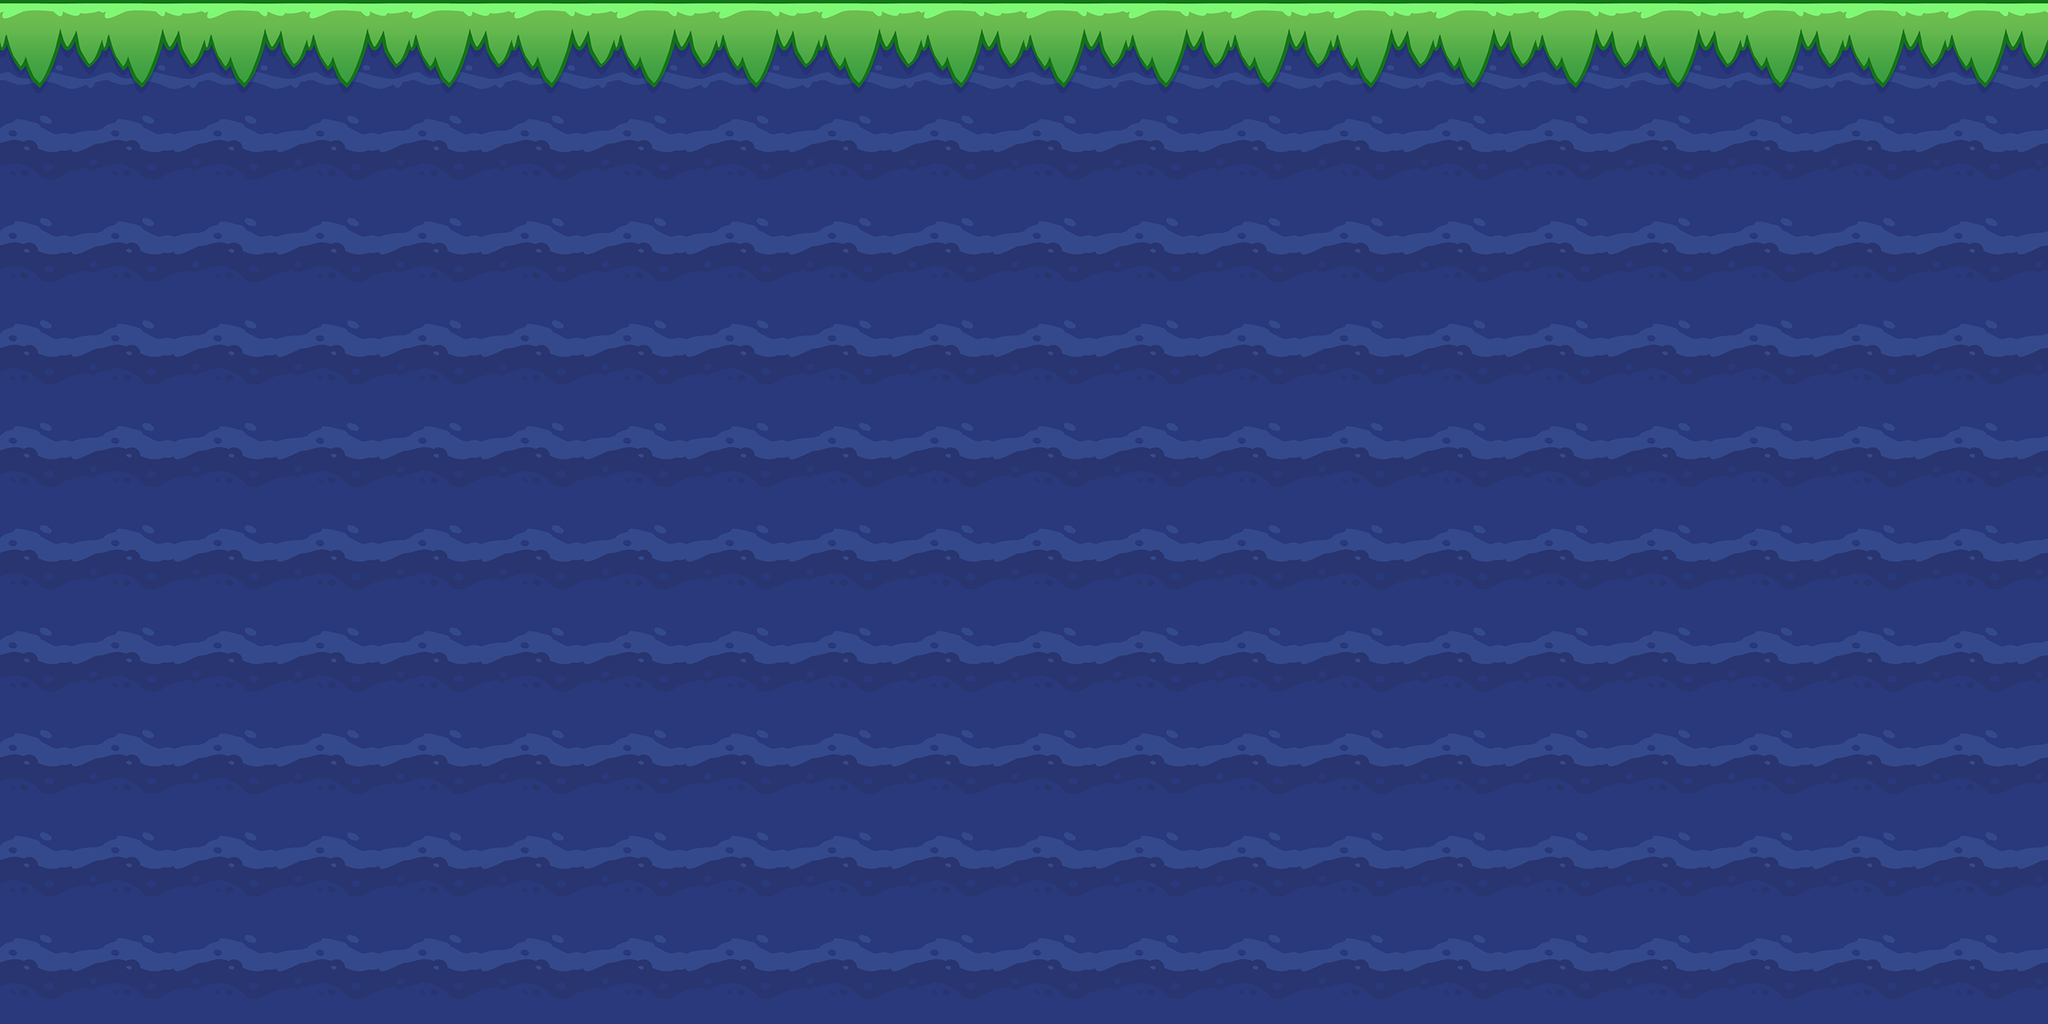

Below is a game level as drawn by its tile map, then a one-line description and the .tmx file that defines it, in full:
An orthogonal 20x10 tile map with 128x128 px tiles, 1 tile layer (ground).

<map version="1.10" tiledversion="1.10.2" orientation="orthogonal" renderorder="right-down" width="20" height="10" tilewidth="128" tileheight="128" infinite="0" nextlayerid="7" nextobjectid="1">
 <tileset firstgid="1" name="Tile" tilewidth="128" tileheight="128" tilecount="2" columns="0">
  <grid orientation="orthogonal" width="1" height="1" />
  <tile id="0">
   <image width="128" height="128" source="../../tile/ball/wonder/2.png" />
  </tile>
  <tile id="1">
   <image width="128" height="128" source="../../tile/ball/wonder/5.png" />
  </tile>
 </tileset>
 <layer id="5" name="ground" width="20" height="10">
  <data encoding="csv">
1,1,1,1,1,1,1,1,1,1,1,1,1,1,1,1,1,1,1,1,
2,2,2,2,2,2,2,2,2,2,2,2,2,2,2,2,2,2,2,2,
2,2,2,2,2,2,2,2,2,2,2,2,2,2,2,2,2,2,2,2,
2,2,2,2,2,2,2,2,2,2,2,2,2,2,2,2,2,2,2,2,
2,2,2,2,2,2,2,2,2,2,2,2,2,2,2,2,2,2,2,2,
2,2,2,2,2,2,2,2,2,2,2,2,2,2,2,2,2,2,2,2,
2,2,2,2,2,2,2,2,2,2,2,2,2,2,2,2,2,2,2,2,
2,2,2,2,2,2,2,2,2,2,2,2,2,2,2,2,2,2,2,2,
2,2,2,2,2,2,2,2,2,2,2,2,2,2,2,2,2,2,2,2,
2,2,2,2,2,2,2,2,2,2,2,2,2,2,2,2,2,2,2,2
</data>
 </layer>
</map>
